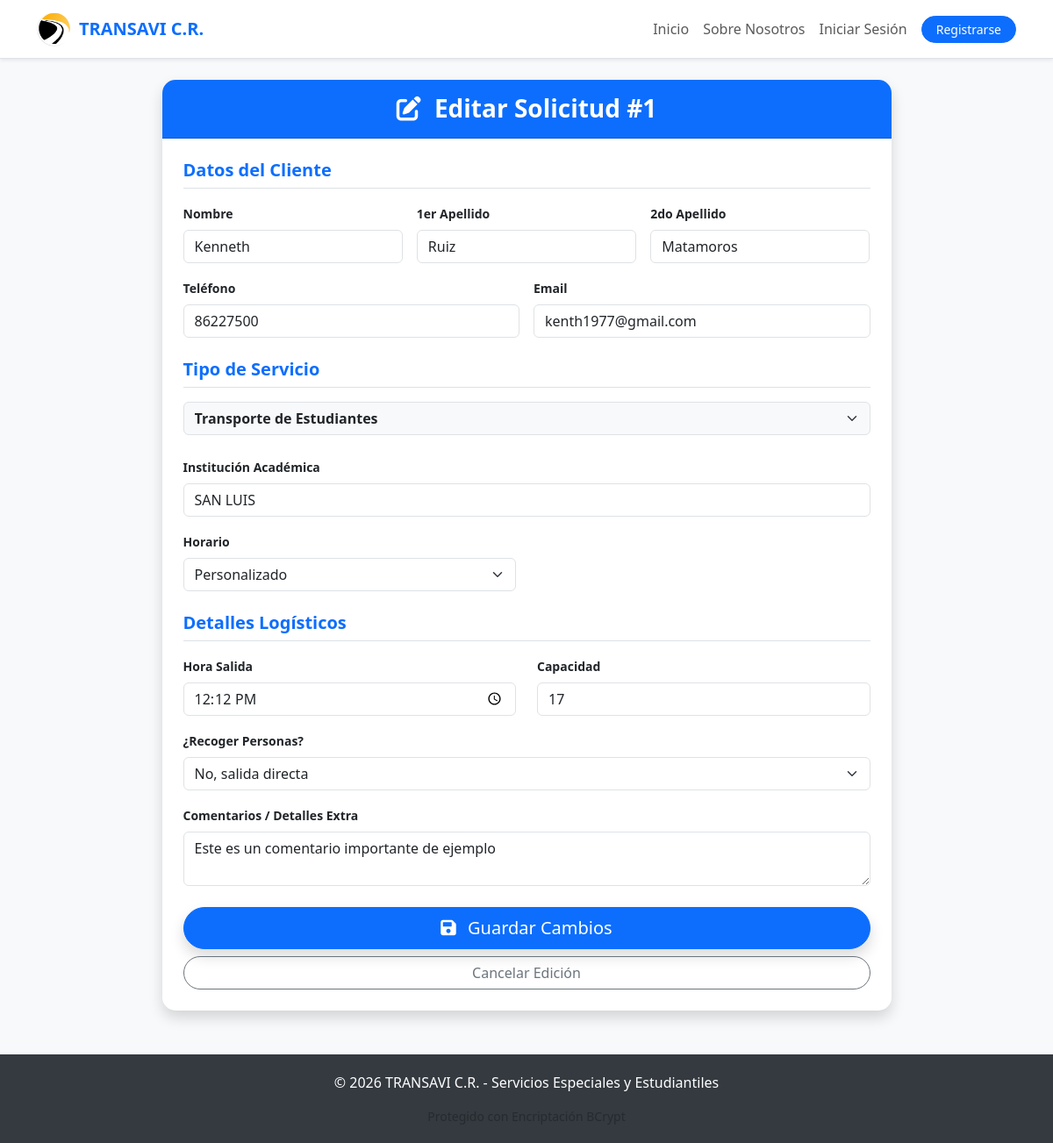
/edit_reservation/1, run on the app's committed database.
### models.py (models this page shows)
class Reservation(db.Model):
    id = db.Column(db.Integer, primary_key=True)
    client_id = db.Column(db.Integer, db.ForeignKey('client.id'), nullable=True)
    created_at = db.Column(db.String(50), nullable=True)
    date = db.Column(db.String(20)) # Usado como Fecha de Salida (Viaje)
    origin = db.Column(db.String(255))
    origin_url = db.Column(db.String(500))
    departure_time = db.Column(db.String(10))
    needs_pickup = db.Column(db.Boolean)
    pickup_locations = db.Column(db.Text)
    destination = db.Column(db.String(255))
    destination_url = db.Column(db.String(500))
    service_category = db.Column(db.String(50))
    capacity_needed = db.Column(db.Integer)
    comments = db.Column(db.Text)
    status = db.Column(db.String(20), default='Pendiente') # Estados: Pendiente, Aprobada, Cancelada, Revisado
    cancelled_at = db.Column(db.String(50), nullable=True)
    institution_name = db.Column(db.String(100))
    schedule_type = db.Column(db.String(50))
    country = db.Column(db.String(50))       # País destino
    return_date = db.Column(db.String(20))   # Fecha de regreso
    trip_duration = db.Column(db.Integer)    # Cantidad de días

class Client(db.Model):
    id = db.Column(db.Integer, primary_key=True)
    pin = db.Column(db.String(10), unique=True, nullable=False)
    name = db.Column(db.String(50), nullable=False)
    last_name1 = db.Column(db.String(50), nullable=False)
    last_name2 = db.Column(db.String(50), nullable=False)
    phone = db.Column(db.String(8), nullable=False)
    email = db.Column(db.String(100))
    reservations = db.relationship('Reservation', backref='client', lazy=True)

### rutas.py (the view, shortened to what this page needs)
@main_bp.route('/edit_reservation/<int:id>', methods=['GET', 'POST'])
def edit_reservation(id):
    res = Reservation.query.get_or_404(id)
    return render_template('perfil_edit.html', res=res, client=res.client)

### templates/perfil_edit.html (shortened to what this page needs)
{% extends 'base.html' %}
{% block content %}
<div class="row justify-content-center">
    <div class="col-md-9">
        <div class="card shadow border-0" style="border-radius: 15px;">
            <div class="card-header bg-primary text-white text-center py-3" style="border-radius: 15px 15px 0 0;">
                <h3 class="fw-bold m-0"><i class="fas fa-edit me-2"></i> Editar Solicitud #{{ res.id }}</h3>
            </div>
            <div class="card-body p-4">
                <form action="{{ url_for('main.edit_reservation', id=res.id) }}" method="POST">
                    <h5 class="fw-bold text-primary mb-3 border-bottom pb-2">Datos del Cliente</h5>
                    <div class="row g-3 mb-4">
                        <div class="col-md-4">
                            <label class="form-label small fw-bold">Nombre</label>
                            <input type="text" name="client_name" class="form-control" value="{{ client.name }}" required>
                        </div>
                        <div class="col-md-4">
                            <label class="form-label small fw-bold">1er Apellido</label>
                            <input type="text" name="client_lastname1" class="form-control" value="{{ client.last_name1 }}" required>
                        </div>
                        <div class="col-md-4">
                            <label class="form-label small fw-bold">2do Apellido</label>
                            <input type="text" name="client_lastname2" class="form-control" value="{{ client.last_name2 }}">
                        </div>
                        <div class="col-md-6">
                            <label class="form-label small fw-bold">Teléfono</label>
                            <input type="tel" name="client_phone" class="form-control" value="{{ client.phone }}" maxlength="8" required>
                        </div>
                        <div class="col-md-6">
                            <label class="form-label small fw-bold">Email</label>
                            <input type="email" name="client_email" class="form-control" value="{{ client.email }}" required>
                        </div>
                    </div>
                    <h5 class="fw-bold text-primary mb-3 border-bottom pb-2">Tipo de Servicio</h5>
                    <div class="mb-4">
                        <select name="service_type" id="serviceSelect" class="form-select bg-light fw-bold" onchange="toggleFields()">
                            <option value="Transporte de Estudiantes" {% if res.service_category == 'Transporte de Estudiantes' %}selected{% endif %}>Transporte de Estudiantes</option>
                        </select>
                    </div>
                    <div id="studentFields" class="d-none">
                        <div class="mb-3">
                            <label class="form-label fw-bold small">Institución Académica</label>
                            <input type="text" name="institution_name" class="form-control" value="{{ res.institution_name }}">
                        </div>
                        <div class="row mb-3">
                            <div class="col-md-6">
                                <label class="form-label fw-bold small">Horario</label>
                                <select name="schedule_type" class="form-select">
                                    <option value="Personalizado" {% if res.schedule_type == 'Personalizado' %}selected{% endif %}>Personalizado</option>
                                </select>
                            </div>
                        </div>
                    </div>
                    <h5 class="fw-bold text-primary mb-3 border-bottom pb-2 mt-4">Detalles Logísticos</h5>
                    <div class="row mb-3">
                        <div class="col-md-6">
                            <label class="form-label fw-bold small">Hora Salida</label>
                            <input type="time" name="time" class="form-control" value="{{ res.departure_time }}">
                        </div>
                        <div class="col-md-6">
                            <label class="form-label fw-bold small">Capacidad</label>
                            <input type="number" name="capacity" class="form-control" value="{{ res.capacity_needed }}">
                        </div>
                    </div>
                    <div class="mb-3">
                        <label class="form-label fw-bold small">¿Recoger Personas?</label>
                        <select name="pickup" class="form-select" onchange="togglePickup(this.value)">
                            <option value="no" {% if not res.needs_pickup %}selected{% endif %}>No, salida directa</option>
                        </select>
                    </div>
                    <div class="mb-4">
                        <label class="form-label fw-bold small">Comentarios / Detalles Extra</label>
                        <textarea name="comments" class="form-control" rows="2">{{ res.comments }}</textarea>
                    </div>
                    <div class="d-grid gap-2">
                        <button type="submit" class="btn btn-primary btn-lg rounded-pill shadow">
                            <i class="fas fa-save me-2"></i> Guardar Cambios
                        </button>
                        <a href="/" class="btn btn-outline-secondary rounded-pill">Cancelar Edición</a>
                    </div>
                </form>
            </div>
        </div>
    </div>
</div>
{% endblock %}

### templates/base.html (style rules this page uses)
body { background-color: #f8f9fa; font-family: 'Segoe UI', Tahoma, Geneva, Verdana, sans-serif; }
.card { border: none; border-radius: 15px; box-shadow: 0 4px 6px rgba(0,0,0,0.1); }

### data on the page
Reservation: id "1", service_type "Transporte de Estudiantes", institution_name "SAN LUIS", schedule_type "Personalizado", time "12:12", capacity "17", pickup "No, salida directa", comments "Este es un comentario importante de ejemplo"
Client: client_name "Kenneth", client_lastname1 "Ruiz", client_lastname2 "Matamoros", client_phone "86227500", client_email "kenth1977@gmail.com"
